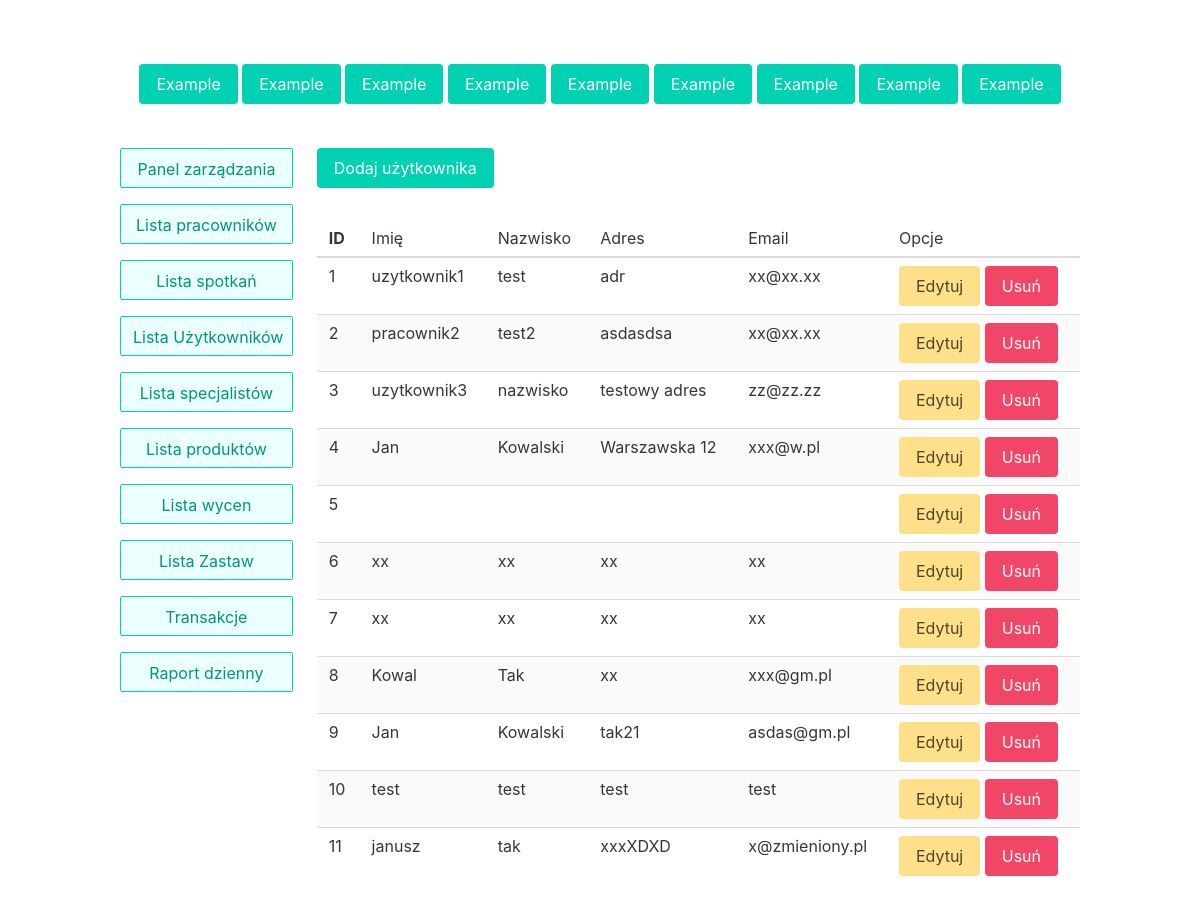
The app's page /user_table, older data.
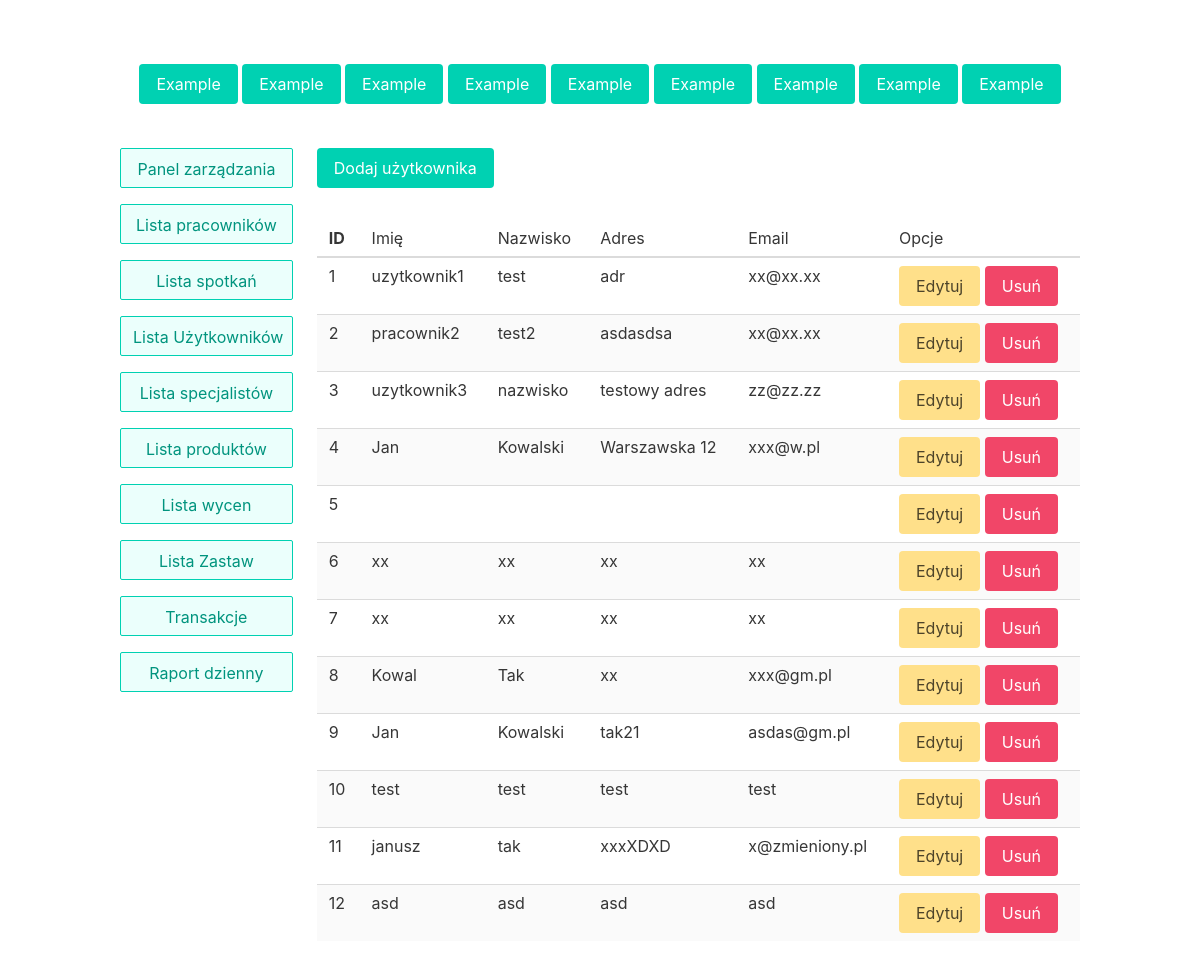
The same page, newer data.
### lombard/models.py (models this page shows, shortened)
class User(models.Model):
    name = models.CharField(max_length=255)
    surname = models.CharField(max_length=255)
    address = models.CharField(max_length=255)
    email = models.CharField(max_length=255)

### lombard/views.py (the view, shortened to what this page needs)
# urls.py: path('user_table', views.UserTable.as_view(), name='user_table'),
class UserTable(View):
    def get(self, request):
        users = list()
        for user in User.objects.all():
            users.append(model_to_dict(user))
        context = {
            'users': users
        }
        return render(request, 'user_table.html', context)

### templates/user_table.html (shortened to what this page needs)
{% extends 'main_page.html' %}
{% block content %}
<a href="user_add" class=" button is-primary my-4">Dodaj użytkownika</a>
<table class="table is-striped is-fullwidth">
    <thead>
        <tr>
            <th>ID</th>
            <td>Imię</td>
            <td>Nazwisko</td>
            <td>Adres</td>
            <td>Email</td>
            <td>Opcje</td>
        </tr>
    </thead>
    <tbody>
    {% for user in users %}
        <tr>
            <td>{{user.id}}</td>
            <td>{{user.name}}</td>
            <td>{{user.surname}}</td>
            <td>{{user.address}}</td>
            <td>{{user.email}}</td>
            <td><button type="submit" form="form" name="edit" value="{{user.id}}" class="button is-warning">Edytuj</button>
            <button type="submit" form="form" name="delete" value="{{user.id}}" class="button is-danger">Usuń</button></td>
        </tr>
    {% endfor %}
    </tbody>
</table>
{% endblock %}

Row changes from the older to the newer data that the page shows:
added User: name "asd", surname "asd", address "asd", email "asd"
Text that changed along with them:
new list line: "12 Edytuj Usuń"
